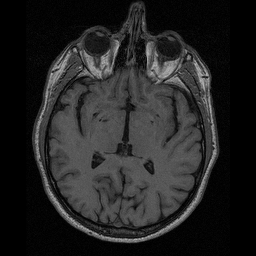
#> input picture IAPR/data/lab-01-data/brain-slice40.tiff, 256 x 256 px; its folder holds 4 pictures in this run
$ jupyter execute --allow-errors lab_01_segmentation-Copy1.ipynb   (shell and % lines are left out)
#> lines starting #> are read from the running program, lines starting #| are printed output that depends on the picture; after the words box and inside, x2 and y2 are one past the last pixel; in counts of white or black regions, pixels touching at a corner belong together
# [IAPR][iapr]: Lab 1 ‒  Image segmentation

**Group ID:** xx

**Author 1 (sciper):** Student Name 1 (xxxxx)
**Author 2 (sciper):** Student Name 2 (xxxxx)
**Author 3 (sciper):** Student Name 3 (xxxxx)

**Release date:** 11.03.2022
**Due date:** 25.03.2022 (11:59 pm)

## Important notes

The lab assignments are designed to teach practical implementation of the topics presented during class well as
preparation for the final project, which is a practical project which ties together the topics of the course.

As such, in the lab assignments/final project, unless otherwise specified, you may, if you choose, use external
functions from image processing/ML libraries like opencv and sklearn as long as there is sufficient explanation
in the lab report. For example, you do not need to implement your own edge detector, etc.

**! Before handling back the notebook <font color='red'> rerun </font>the notebook from scratch !**
`Kernel` > `Restart & Run All`

We will not rerun the notebook for you.

[iapr]: https://github.com/LTS5/iapr

---
## 0. Extract relevant data
We first need to extract the `lab-01-data.tar.gz` archive.
To this end, we use the [tarfile] module from the Python standard library.

[tarfile]: https://docs.python.org/3.6/library/tarfile.html

[cell 1]
import tarfile
import os
import cv2 as cv
import numpy as np

data_base_path = os.path.join(os.pardir, 'data')
data_folder = 'lab-01-data'
tar_path = os.path.join(data_base_path, data_folder + '.tar.gz')

#> (the rest of this cell did not finish here and is left out)

---
## Part 1: Brain segmentation

Your goal: compute the size of the brain (without the skull) in pixels in a 2D image of a human head taken by
Magnetic Resonance Imaging (MRI) using:
* Region growing (5 pts)
* Contour detection (5 pts)
* An additional method of your choice (5 pts)

Each section should display the resulting segmentation as well as the size in pixel of the detected region. Comment
each method limitations and/or advantages.

### 1.1 Brain image visualization

[cell 2]
import skimage.io
import matplotlib.pyplot as plt

# Load image
data_path = os.path.join(data_base_path, data_folder)
brain_im = skimage.io.imread(os.path.join(data_path, 'brain-slice40.tiff'))
#> brain_im is the input picture: shape (256, 256); min 0, max 189, mean 35.2
im_h, im_w = brain_im.shape
#> im_h = 256; im_w = 256

# Display MRI image
fig, ax = plt.subplots(1, 1, figsize=(6, 6))
ax.imshow(brain_im, cmap='gray')
ax.set_title('MRI brain image ({} px, {} px)'.format(im_h, im_w))
ax.axis('off')
plt.show()

### 1.2 Region growing (5pts)

[cell 3]
# Add your implementation and discussion

### 1.3 Contour detection (5pts)

[cell 4]
# Add your implementation and discussion

### 1.4 Additional method (5pts)

[cell 5]
# Add your implementation and discussion

---
## Part 2: Shape/color segmentation

You will find hereafter three pictures taken under three different illuminations, containing some shapes with different
colors. We ask you to create a routine to:

1. Count the number of shapes of each color (5pts).
2. Compute the total area (in pixels) of each color (5pts).

Please note that one specific challenge is to be robust to illumination changes. Therefore some kind of intensity
normalization should probably be used.

hint: RGB color space might not be optimal. Consider using HSV or LAB color space.

### 2.1 Visualization

[cell 6]
# Load images
im_names = ['arena-shapes-01', 'arena-shapes-02', 'arena-shapes-03']
filenames = [os.path.join(data_path, name) + '.png' for name in im_names]
ic = skimage.io.imread_collection(filenames)
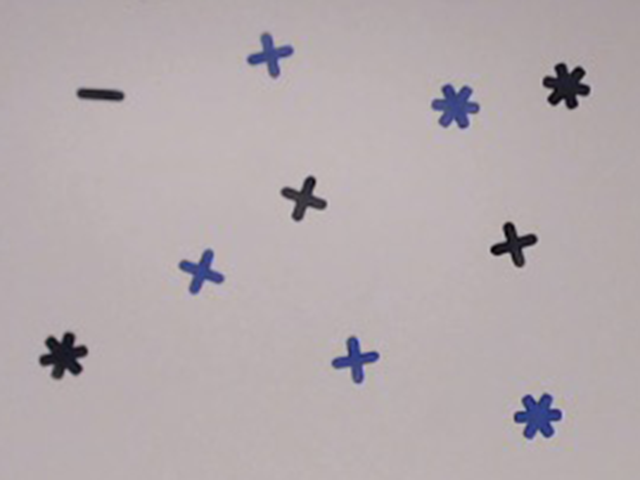
#> input picture IAPR/data/lab-01-data/arena-shapes-01.png, 640 x 480 px
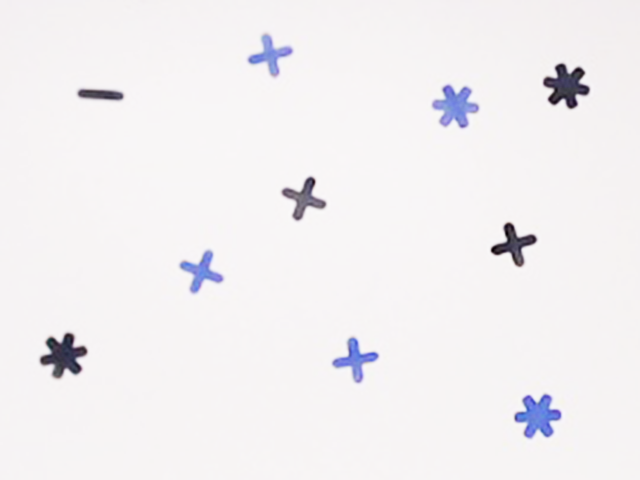
#> input picture IAPR/data/lab-01-data/arena-shapes-02.png, 640 x 480 px
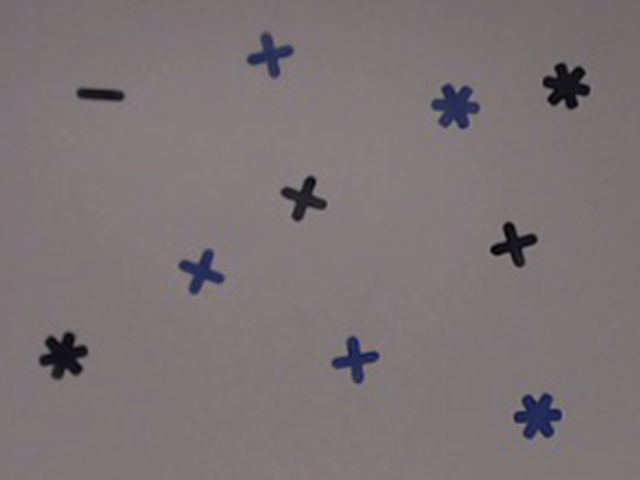
#> input picture IAPR/data/lab-01-data/arena-shapes-03.png, 640 x 480 px
#> ic = 3 items
images = skimage.io.concatenate_images(ic)
print('Number of images: ', images.shape[0])
#| Number of images:  3
print('Image size: {}, {} '.format(images.shape[1], images.shape[2]))
#| Image size: 480, 640
print('Number of color channels: ', images.shape[-1])
#| Number of color channels:  3

[cell 7]
# Plot images
fig, axes = plt.subplots(1, 3, figsize=(12, 12))
for ax, im, nm in zip(axes.ravel(), images, im_names):
    ax.imshow(im)
    ax.axis('off')
    ax.set_title(nm)
#> this loop made 3 passes
#> nm on passes 1 to 3: 'arena-shapes-01', 'arena-shapes-02', 'arena-shapes-03'
plt.show()

### 2.2 Number of shapes of each color (5 pts)

[cell 8]
# Convert images to HSV
images_HSV = np.array([cv.cvtColor(im, cv.COLOR_RGB2HSV) for im in images])
#> im is the input picture: shape (480, 640, 3); mean R, G, B 123.8, 115.2, 117.3

[cell 9]
images_HSV.shape
#> Out = (3, 480, 640, 3)

[cell 10]
# Plot histogram of value channel for the three images
fig, axes = plt.subplots(1, 3, figsize=(12, 4))
for ax, im, nm in zip(axes.ravel(), images_HSV, im_names):
    ax.hist(im[:,:,2].ravel(), bins=50)
    ax.set_title(nm)
plt.show()
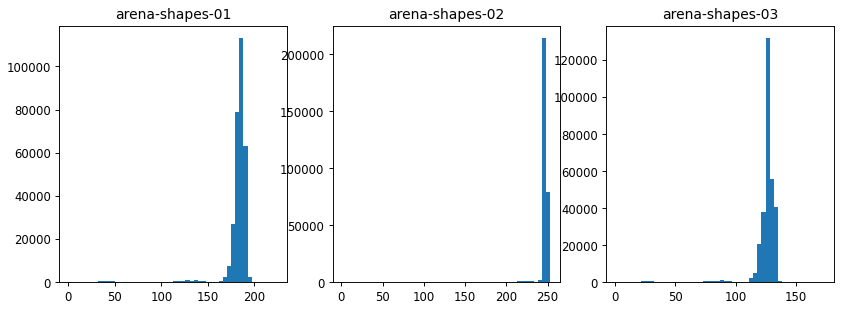
#> figure drawn by matplotlib, 3 panels; panel 1: tallest bar 113198 high, from x = 183.9 to 188.3; panel 2: tallest bar 214379 high, from x = 243 to 248; panel 3: tallest bar 131996 high, from x = 124.8 to 128.3

[cell 11]
images_HSV_eq = images_HSV
images_HSV_eq[0,:,:,2] = cv.equalizeHist(images_HSV[0,:,:,2])
images_HSV_eq[1,:,:,2] = cv.equalizeHist(images_HSV[1,:,:,2])
images_HSV_eq[2,:,:,2] = cv.equalizeHist(images_HSV[2,:,:,2])

[cell 12]
# Plot histogram of value channel for the three images after histogram equalization
fig, axes = plt.subplots(1, 3, figsize=(12, 4))
for ax, im, nm in zip(axes.ravel(), images_HSV_eq, im_names):
    ax.hist(im[:,:,2].ravel(), bins=50)
    ax.set_title(nm)
plt.show()
#> figure, not shown here; panel 1: tallest bar 28683 high, from x = 102 to 107.1; panel 2: tallest bar 99788 high, from x = 188.7 to 193.8; panel 3: tallest bar 55981 high, from x = 153 to 158.1

[cell 13]
# Convert images back to RGB
images_RGB_eq = np.array([cv.cvtColor(im, cv.COLOR_HSV2RGB) for im in images_HSV_eq])

[cell 14]
# Plot images
fig, axes = plt.subplots(1, 3, figsize=(12, 12))
for ax, im, nm in zip(axes.ravel(), images_RGB_eq, im_names):
    ax.imshow(im)
    ax.axis('off')
    ax.set_title(nm)
plt.show()

This methoed doesn't work well since the uniform background creates a spike in the histogram. As a result, the eualized image is dominated by contrast. Let's try now the Contrast Limited Adaptive Histogram Equalization (CLAHE).

[cell 15]
clahe = cv.createCLAHE(clipLimit=3.0, tileGridSize=(8,8))

images_HSV_clahe = images_HSV
images_HSV_clahe[0,:,:,2] = clahe.apply(images_HSV[0,:,:,2])
images_HSV_clahe[1,:,:,2] = clahe.apply(images_HSV[1,:,:,2])
images_HSV_clahe[2,:,:,2] = clahe.apply(images_HSV[2,:,:,2])

[cell 16]
# Plot histogram of value channel for the three images after histogram equalization using CLAHE
fig, axes = plt.subplots(1, 3, figsize=(12, 4))
for ax, im, nm in zip(axes.ravel(), images_HSV_clahe, im_names):
    ax.hist(im[:,:,2].ravel(), bins=50)
    ax.set_title(nm)
plt.show()
#> figure, not shown here; panel 1: tallest bar 18577 high, from x = 214.4 to 219.4; panel 2: tallest bar 87933 high, from x = 189 to 194; panel 3: tallest bar 29176 high, from x = 153.4 to 158.5

[cell 17]
# Convert images back to RGB
images_RGB_clahe = np.array([cv.cvtColor(im, cv.COLOR_HSV2RGB) for im in images_HSV_clahe])
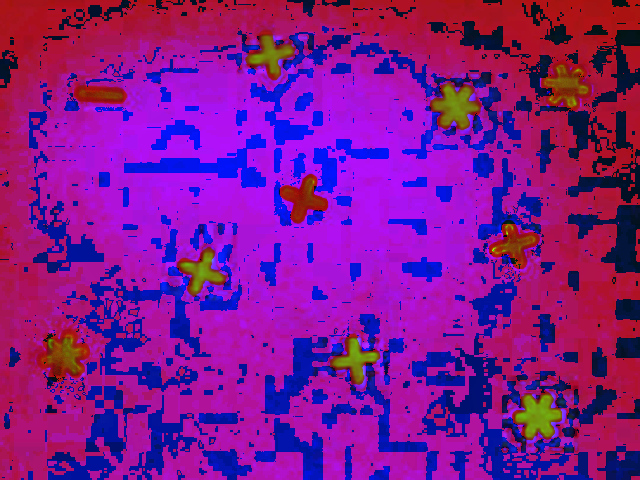
#> im: shape (480, 640, 3); mean R, G, B 131.2, 20.6, 142

[cell 18]
# Plot images
fig, axes = plt.subplots(1, 3, figsize=(12, 12))
for ax, im, nm in zip(axes.ravel(), images_RGB_clahe, im_names):
    ax.imshow(im)
    ax.axis('off')
    ax.set_title(nm)
plt.show()
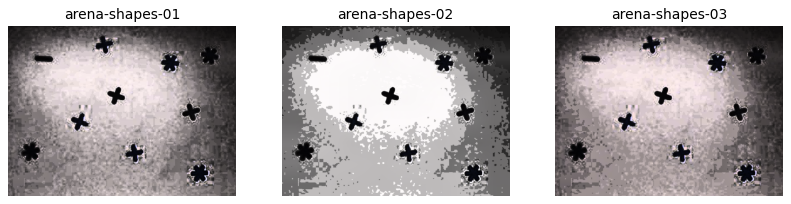
#> figure drawn by matplotlib, 3 panels

#> (a cell that did not finish here is left out)

[cell 20]
# Split the images into 3 channels
hsv1,hsv2,hsv3 = [list(cv.split(im)) for im in images_HSV]
#> hsv1 = 3 items; hsv2 = 3 items; hsv3 = 3 items
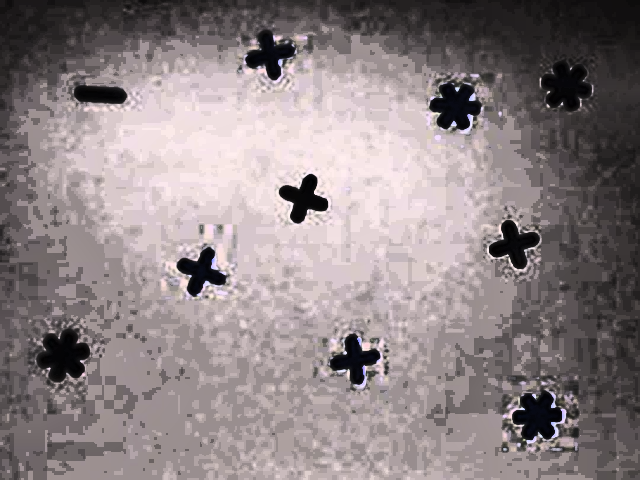
#> im: shape (480, 640, 3); mean R, G, B 141.8, 131.3, 133

[cell 21]
# We use the rescale_intensity function from skimage to rescale the value channel of each image
from skimage.exposure import rescale_intensity

rescaled_v = [rescale_intensity(hsv[2]) for hsv in [hsv1,hsv2,hsv3]]
#> rescaled_v = 3 items
[hsv1[2],hsv2[2],hsv3[2]] = rescaled_v

[cell 22]
images_HSV_rescaled = [cv.merge([hsv[0],hsv[1],hsv[2]]) for hsv in [hsv1,hsv2,hsv3]]
#> images_HSV_rescaled = 3 items
images_RGB_rescaled = [cv.cvtColor(im, cv.COLOR_HSV2RGB) for im in images_HSV_rescaled]
#> images_RGB_rescaled = 3 items

[cell 23]
# Plot images
fig, axes = plt.subplots(1, 3, figsize=(12, 12))
for ax, im, nm in zip(axes.ravel(), images_RGB_rescaled, im_names):
    ax.imshow(im)
    ax.axis('off')
    ax.set_title(nm)
plt.show()

[cell 24]
# Split the images into RGB channels
rgb1,rgb2,rgb3 = [list(cv.split(im)) for im in images]
#> rgb1 = 3 items; rgb2 = 3 items; rgb3 = 3 items

fig, ax = plt.subplots(1, 3, figsize=(12,12))
ax[0].imshow(hsv1[2])
ax[1].imshow(hsv2[2])
ax[2].imshow(hsv3[2])
plt.show()
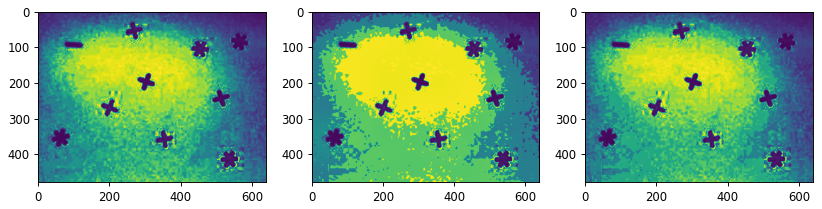
#> figure drawn by matplotlib, 3 panels

[cell 25]
res=[]
for im in images_HSV_rescaled:
    # define range of blue color in HSV
    lower_blue = np.array([110,50,50])
    upper_blue = np.array([125,200,200])
    # Threshold the HSV image to get only blue colors
    mask = cv.inRange(im, lower_blue, upper_blue)
    # Bitwise-AND mask and original image
    res.append(cv.bitwise_and(im, im, mask=mask))
#> this loop made 3 passes
#> pass 1, `mask = cv.inRange(im, lower_blue, upper_blue)`:
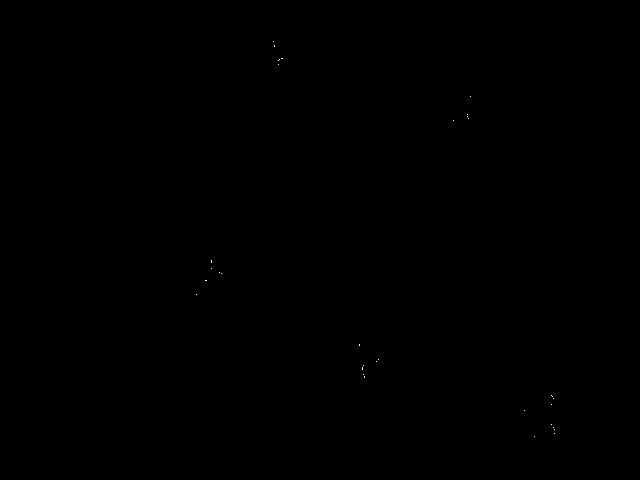
#> mask: shape (480, 640); 0.01% white in thin lines or dots, all inside (x1, y1, x2, y2) = (196, 41, 555, 437)
#> after the loop, res = 3 items

# Plot images
res = [cv.cvtColor(im, cv.COLOR_HSV2RGB) for im in res]
fig, axes = plt.subplots(1, 3, figsize=(14, 14))
for ax, im, nm in zip(axes.ravel(), res, im_names):
    ax.imshow(im)
    ax.axis('off')
    ax.set_title(nm)
plt.show()
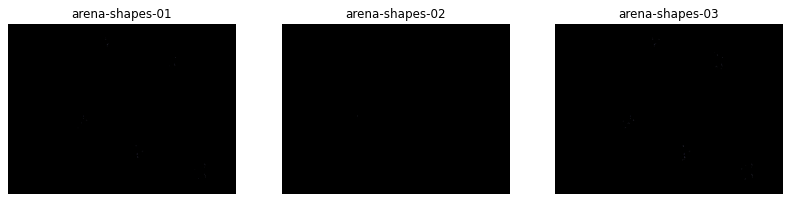
#> figure drawn by matplotlib, 3 panels

[cell 26]
res=[]
for im in images_RGB_rescaled:
    # define range of blue color in HSV
    lower_blue = np.array([0,0,140]) # 124,118,132
    upper_blue = np.array([130,200,255]) #120,140,210
    # Threshold the HSV image to get only blue colors
    mask = cv.inRange(im, lower_blue, upper_blue)
    # Bitwise-AND mask and original image
    res.append(cv.bitwise_and(im, im, mask=mask))

# Plot images
fig, axes = plt.subplots(1, 3, figsize=(14, 14))
for ax, im, nm in zip(axes.ravel(), res, im_names):
    ax.imshow(im)
    ax.axis('off')
    ax.set_title(nm)
plt.show()
